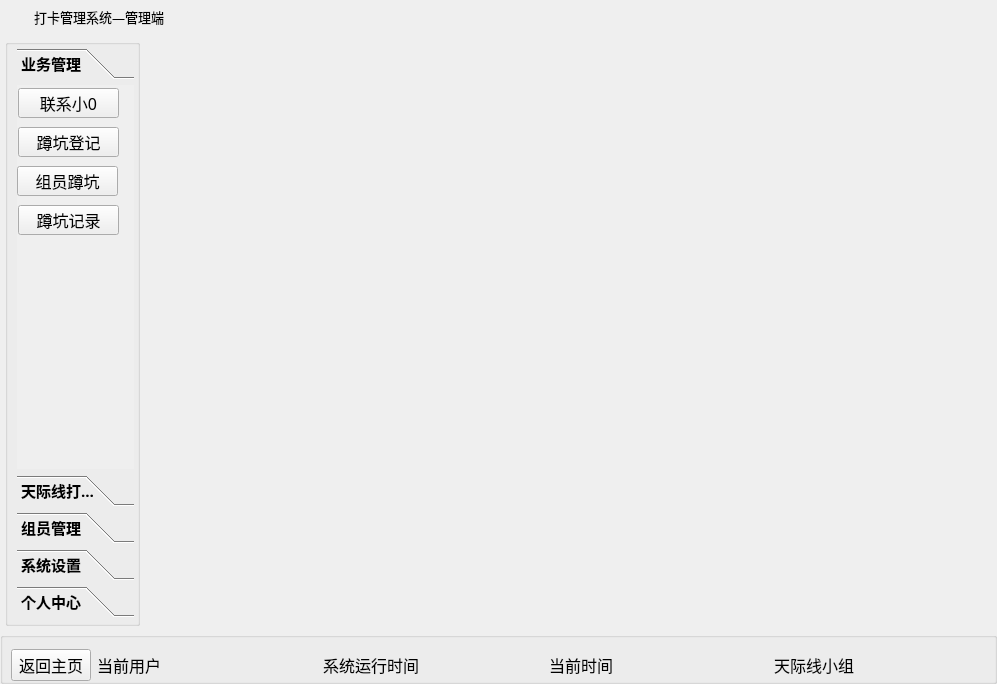
<?xml version="1.0" encoding="UTF-8"?>
<ui version="4.0">
 <class>Widget</class>
 <widget class="QWidget" name="Widget">
  <property name="geometry">
   <rect>
    <x>0</x>
    <y>0</y>
    <width>997</width>
    <height>684</height>
   </rect>
  </property>
  <property name="windowTitle">
   <string>Widget</string>
  </property>
  <layout class="QVBoxLayout" name="verticalLayout_4">
   <property name="leftMargin">
    <number>0</number>
   </property>
   <property name="topMargin">
    <number>0</number>
   </property>
   <property name="rightMargin">
    <number>0</number>
   </property>
   <property name="bottomMargin">
    <number>0</number>
   </property>
   <item>
    <layout class="QVBoxLayout" name="verticalLayout_3">
     <item>
      <widget class="QWidget" name="widget_title" native="true">
       <property name="sizePolicy">
        <sizepolicy hsizetype="Preferred" vsizetype="Maximum">
         <horstretch>0</horstretch>
         <verstretch>0</verstretch>
        </sizepolicy>
       </property>
       <property name="minimumSize">
        <size>
         <width>100</width>
         <height>33</height>
        </size>
       </property>
       <property name="mouseTracking">
        <bool>false</bool>
       </property>
       <layout class="QHBoxLayout" name="horizontalLayout_2" stretch="0,0,0">
        <property name="spacing">
         <number>4</number>
        </property>
        <property name="sizeConstraint">
         <enum>QLayout::SetNoConstraint</enum>
        </property>
        <property name="leftMargin">
         <number>0</number>
        </property>
        <property name="topMargin">
         <number>0</number>
        </property>
        <property name="rightMargin">
         <number>0</number>
        </property>
        <property name="bottomMargin">
         <number>0</number>
        </property>
        <item>
         <widget class="QLabel" name="lab_Ico">
          <property name="sizePolicy">
           <sizepolicy hsizetype="Minimum" vsizetype="Preferred">
            <horstretch>0</horstretch>
            <verstretch>0</verstretch>
           </sizepolicy>
          </property>
          <property name="minimumSize">
           <size>
            <width>30</width>
            <height>0</height>
           </size>
          </property>
          <property name="text">
           <string/>
          </property>
          <property name="alignment">
           <set>Qt::AlignCenter</set>
          </property>
         </widget>
        </item>
        <item>
         <widget class="QLabel" name="lab_Title">
          <property name="sizePolicy">
           <sizepolicy hsizetype="Expanding" vsizetype="Preferred">
            <horstretch>0</horstretch>
            <verstretch>0</verstretch>
           </sizepolicy>
          </property>
          <property name="font">
           <font>
            <family>微软雅黑</family>
            <pointsize>10</pointsize>
            <weight>50</weight>
            <italic>false</italic>
            <bold>false</bold>
           </font>
          </property>
          <property name="styleSheet">
           <string notr="true">font: 10pt &quot;微软雅黑&quot;;</string>
          </property>
          <property name="text">
           <string>打卡管理系统—管理端</string>
          </property>
          <property name="alignment">
           <set>Qt::AlignLeading|Qt::AlignLeft|Qt::AlignVCenter</set>
          </property>
         </widget>
        </item>
        <item>
         <widget class="QWidget" name="widget_menu" native="true">
          <property name="sizePolicy">
           <sizepolicy hsizetype="Minimum" vsizetype="Preferred">
            <horstretch>0</horstretch>
            <verstretch>0</verstretch>
           </sizepolicy>
          </property>
          <layout class="QHBoxLayout" name="horizontalLayout">
           <property name="spacing">
            <number>0</number>
           </property>
           <property name="leftMargin">
            <number>0</number>
           </property>
           <property name="topMargin">
            <number>0</number>
           </property>
           <property name="rightMargin">
            <number>0</number>
           </property>
           <property name="bottomMargin">
            <number>0</number>
           </property>
           <item>
            <widget class="QPushButton" name="btnMenu">
             <property name="sizePolicy">
              <sizepolicy hsizetype="Minimum" vsizetype="Expanding">
               <horstretch>0</horstretch>
               <verstretch>0</verstretch>
              </sizepolicy>
             </property>
             <property name="minimumSize">
              <size>
               <width>31</width>
               <height>0</height>
              </size>
             </property>
             <property name="cursor">
              <cursorShape>ArrowCursor</cursorShape>
             </property>
             <property name="focusPolicy">
              <enum>Qt::NoFocus</enum>
             </property>
             <property name="toolTip">
              <string>菜单</string>
             </property>
             <property name="text">
              <string/>
             </property>
             <property name="flat">
              <bool>true</bool>
             </property>
            </widget>
           </item>
           <item>
            <widget class="QPushButton" name="btnMenu_Min">
             <property name="sizePolicy">
              <sizepolicy hsizetype="Minimum" vsizetype="Expanding">
               <horstretch>0</horstretch>
               <verstretch>0</verstretch>
              </sizepolicy>
             </property>
             <property name="minimumSize">
              <size>
               <width>31</width>
               <height>0</height>
              </size>
             </property>
             <property name="cursor">
              <cursorShape>ArrowCursor</cursorShape>
             </property>
             <property name="focusPolicy">
              <enum>Qt::NoFocus</enum>
             </property>
             <property name="toolTip">
              <string>最小化</string>
             </property>
             <property name="text">
              <string/>
             </property>
             <property name="flat">
              <bool>true</bool>
             </property>
            </widget>
           </item>
           <item>
            <widget class="QPushButton" name="btnMenu_Max">
             <property name="sizePolicy">
              <sizepolicy hsizetype="Minimum" vsizetype="Expanding">
               <horstretch>0</horstretch>
               <verstretch>0</verstretch>
              </sizepolicy>
             </property>
             <property name="minimumSize">
              <size>
               <width>31</width>
               <height>0</height>
              </size>
             </property>
             <property name="cursor">
              <cursorShape>ArrowCursor</cursorShape>
             </property>
             <property name="focusPolicy">
              <enum>Qt::NoFocus</enum>
             </property>
             <property name="toolTip">
              <string>最大化</string>
             </property>
             <property name="text">
              <string/>
             </property>
             <property name="flat">
              <bool>true</bool>
             </property>
            </widget>
           </item>
           <item>
            <widget class="QPushButton" name="btnMenu_Close">
             <property name="sizePolicy">
              <sizepolicy hsizetype="Minimum" vsizetype="Expanding">
               <horstretch>0</horstretch>
               <verstretch>0</verstretch>
              </sizepolicy>
             </property>
             <property name="minimumSize">
              <size>
               <width>40</width>
               <height>0</height>
              </size>
             </property>
             <property name="cursor">
              <cursorShape>ArrowCursor</cursorShape>
             </property>
             <property name="focusPolicy">
              <enum>Qt::NoFocus</enum>
             </property>
             <property name="toolTip">
              <string>关闭</string>
             </property>
             <property name="text">
              <string/>
             </property>
             <property name="flat">
              <bool>true</bool>
             </property>
            </widget>
           </item>
          </layout>
         </widget>
        </item>
       </layout>
      </widget>
     </item>
     <item>
      <layout class="QHBoxLayout" name="horizontalLayout_4">
       <property name="leftMargin">
        <number>5</number>
       </property>
       <item>
        <widget class="QGroupBox" name="groupBox">
         <property name="sizePolicy">
          <sizepolicy hsizetype="Maximum" vsizetype="Preferred">
           <horstretch>0</horstretch>
           <verstretch>0</verstretch>
          </sizepolicy>
         </property>
         <property name="minimumSize">
          <size>
           <width>110</width>
           <height>0</height>
          </size>
         </property>
         <property name="title">
          <string/>
         </property>
         <layout class="QVBoxLayout" name="verticalLayout">
          <property name="leftMargin">
           <number>9</number>
          </property>
          <property name="topMargin">
           <number>3</number>
          </property>
          <property name="rightMargin">
           <number>3</number>
          </property>
          <property name="bottomMargin">
           <number>6</number>
          </property>
          <item>
           <widget class="QToolBox" name="toolBox">
            <property name="sizePolicy">
             <sizepolicy hsizetype="Maximum" vsizetype="Preferred">
              <horstretch>0</horstretch>
              <verstretch>0</verstretch>
             </sizepolicy>
            </property>
            <property name="minimumSize">
             <size>
              <width>93</width>
              <height>0</height>
             </size>
            </property>
            <property name="font">
             <font>
              <family>楷体</family>
              <pointsize>11</pointsize>
              <weight>75</weight>
              <bold>true</bold>
             </font>
            </property>
            <property name="cursor">
             <cursorShape>ArrowCursor</cursorShape>
            </property>
            <property name="styleSheet">
             <string notr="true"/>
            </property>
            <property name="currentIndex">
             <number>0</number>
            </property>
            <widget class="QWidget" name="page_5">
             <property name="geometry">
              <rect>
               <x>0</x>
               <y>0</y>
               <width>192</width>
               <height>374</height>
              </rect>
             </property>
             <attribute name="label">
              <string>业务管理</string>
             </attribute>
             <widget class="QPushButton" name="pbnCheck">
              <property name="geometry">
               <rect>
                <x>1</x>
                <y>42</y>
                <width>101</width>
                <height>30</height>
               </rect>
              </property>
              <property name="minimumSize">
               <size>
                <width>0</width>
                <height>30</height>
               </size>
              </property>
              <property name="font">
               <font>
                <family>黑体</family>
                <pointsize>12</pointsize>
                <weight>9</weight>
                <italic>false</italic>
                <bold>false</bold>
               </font>
              </property>
              <property name="cursor">
               <cursorShape>OpenHandCursor</cursorShape>
              </property>
              <property name="toolTip">
               <string>来客登记</string>
              </property>
              <property name="styleSheet">
               <string notr="true">font: 75 12pt &quot;黑体&quot;;</string>
              </property>
              <property name="text">
               <string>蹲坑登记</string>
              </property>
             </widget>
             <widget class="QPushButton" name="pbnAsk">
              <property name="geometry">
               <rect>
                <x>1</x>
                <y>3</y>
                <width>101</width>
                <height>30</height>
               </rect>
              </property>
              <property name="minimumSize">
               <size>
                <width>0</width>
                <height>30</height>
               </size>
              </property>
              <property name="font">
               <font>
                <family>黑体</family>
                <pointsize>12</pointsize>
                <weight>9</weight>
                <italic>false</italic>
                <bold>false</bold>
               </font>
              </property>
              <property name="cursor">
               <cursorShape>OpenHandCursor</cursorShape>
              </property>
              <property name="toolTip">
               <string>前台中心</string>
              </property>
              <property name="styleSheet">
               <string notr="true">font: 75 12pt &quot;黑体&quot;;</string>
              </property>
              <property name="text">
               <string>联系小0</string>
              </property>
             </widget>
             <widget class="QPushButton" name="pbnHint">
              <property name="geometry">
               <rect>
                <x>1</x>
                <y>120</y>
                <width>101</width>
                <height>30</height>
               </rect>
              </property>
              <property name="minimumSize">
               <size>
                <width>0</width>
                <height>30</height>
               </size>
              </property>
              <property name="font">
               <font>
                <family>黑体</family>
                <pointsize>12</pointsize>
                <weight>9</weight>
                <italic>false</italic>
                <bold>false</bold>
               </font>
              </property>
              <property name="cursor">
               <cursorShape>OpenHandCursor</cursorShape>
              </property>
              <property name="toolTip">
               <string>功能开发中</string>
              </property>
              <property name="styleSheet">
               <string notr="true">font: 75 12pt &quot;黑体&quot;;</string>
              </property>
              <property name="text">
               <string>蹲坑记录</string>
              </property>
             </widget>
             <widget class="QPushButton" name="pbnCheckOut">
              <property name="geometry">
               <rect>
                <x>0</x>
                <y>81</y>
                <width>101</width>
                <height>30</height>
               </rect>
              </property>
              <property name="minimumSize">
               <size>
                <width>0</width>
                <height>30</height>
               </size>
              </property>
              <property name="font">
               <font>
                <family>黑体</family>
                <pointsize>12</pointsize>
                <weight>9</weight>
                <italic>false</italic>
                <bold>false</bold>
               </font>
              </property>
              <property name="cursor">
               <cursorShape>OpenHandCursor</cursorShape>
              </property>
              <property name="toolTip">
               <string>客务中心</string>
              </property>
              <property name="styleSheet">
               <string notr="true">font: 75 12pt &quot;黑体&quot;;</string>
              </property>
              <property name="text">
               <string>组员蹲坑</string>
              </property>
             </widget>
            </widget>
            <widget class="QWidget" name="page_9">
             <property name="geometry">
              <rect>
               <x>0</x>
               <y>0</y>
               <width>192</width>
               <height>374</height>
              </rect>
             </property>
             <attribute name="label">
              <string>天际线打卡‘信息</string>
             </attribute>
             <widget class="QPushButton" name="pbnRoomLock">
              <property name="geometry">
               <rect>
                <x>0</x>
                <y>41</y>
                <width>101</width>
                <height>30</height>
               </rect>
              </property>
              <property name="minimumSize">
               <size>
                <width>0</width>
                <height>30</height>
               </size>
              </property>
              <property name="font">
               <font>
                <family>黑体</family>
                <pointsize>12</pointsize>
                <weight>9</weight>
                <italic>false</italic>
                <bold>false</bold>
               </font>
              </property>
              <property name="cursor">
               <cursorShape>OpenHandCursor</cursorShape>
              </property>
              <property name="styleSheet">
               <string notr="true">font: 75 12pt &quot;黑体&quot;;</string>
              </property>
              <property name="text">
               <string>坑位浏览</string>
              </property>
             </widget>
             <widget class="QPushButton" name="pbnModify">
              <property name="geometry">
               <rect>
                <x>0</x>
                <y>78</y>
                <width>101</width>
                <height>30</height>
               </rect>
              </property>
              <property name="minimumSize">
               <size>
                <width>0</width>
                <height>30</height>
               </size>
              </property>
              <property name="font">
               <font>
                <family>黑体</family>
                <pointsize>12</pointsize>
                <weight>9</weight>
                <italic>false</italic>
                <bold>false</bold>
               </font>
              </property>
              <property name="cursor">
               <cursorShape>OpenHandCursor</cursorShape>
              </property>
              <property name="styleSheet">
               <string notr="true">font: 75 12pt &quot;黑体&quot;;</string>
              </property>
              <property name="text">
               <string>价格调整</string>
              </property>
             </widget>
             <widget class="QPushButton" name="pbnRoomInfo">
              <property name="geometry">
               <rect>
                <x>0</x>
                <y>4</y>
                <width>101</width>
                <height>30</height>
               </rect>
              </property>
              <property name="minimumSize">
               <size>
                <width>0</width>
                <height>30</height>
               </size>
              </property>
              <property name="font">
               <font>
                <family>黑体</family>
                <pointsize>12</pointsize>
                <weight>9</weight>
                <italic>false</italic>
                <bold>false</bold>
               </font>
              </property>
              <property name="cursor">
               <cursorShape>OpenHandCursor</cursorShape>
              </property>
              <property name="toolTip">
               <string>机器介绍</string>
              </property>
              <property name="styleSheet">
               <string notr="true">font: 75 12pt &quot;黑体&quot;;</string>
              </property>
              <property name="text">
               <string>坑位介绍</string>
              </property>
             </widget>
            </widget>
            <widget class="QWidget" name="page_6">
             <property name="geometry">
              <rect>
               <x>0</x>
               <y>0</y>
               <width>192</width>
               <height>374</height>
              </rect>
             </property>
             <attribute name="label">
              <string>组员管理</string>
             </attribute>
             <widget class="QPushButton" name="pbnRegisterInfo">
              <property name="geometry">
               <rect>
                <x>0</x>
                <y>0</y>
                <width>101</width>
                <height>30</height>
               </rect>
              </property>
              <property name="minimumSize">
               <size>
                <width>0</width>
                <height>30</height>
               </size>
              </property>
              <property name="font">
               <font>
                <family>黑体</family>
                <pointsize>12</pointsize>
                <weight>9</weight>
                <italic>false</italic>
                <bold>false</bold>
               </font>
              </property>
              <property name="cursor">
               <cursorShape>OpenHandCursor</cursorShape>
              </property>
              <property name="styleSheet">
               <string notr="true">font: 75 12pt &quot;黑体&quot;;</string>
              </property>
              <property name="text">
               <string>注册用户</string>
              </property>
             </widget>
            </widget>
            <widget class="QWidget" name="page_2">
             <property name="geometry">
              <rect>
               <x>0</x>
               <y>0</y>
               <width>192</width>
               <height>374</height>
              </rect>
             </property>
             <attribute name="label">
              <string>系统设置</string>
             </attribute>
             <widget class="QPushButton" name="pbnBackDatabase">
              <property name="geometry">
               <rect>
                <x>0</x>
                <y>0</y>
                <width>111</width>
                <height>30</height>
               </rect>
              </property>
              <property name="minimumSize">
               <size>
                <width>0</width>
                <height>30</height>
               </size>
              </property>
              <property name="font">
               <font>
                <family>黑体</family>
                <pointsize>12</pointsize>
                <weight>9</weight>
                <italic>false</italic>
                <bold>false</bold>
               </font>
              </property>
              <property name="cursor">
               <cursorShape>OpenHandCursor</cursorShape>
              </property>
              <property name="toolTip">
               <string>数据库备份</string>
              </property>
              <property name="styleSheet">
               <string notr="true">font: 75 12pt &quot;黑体&quot;;</string>
              </property>
              <property name="text">
               <string>数据备份</string>
              </property>
             </widget>
            </widget>
            <widget class="QWidget" name="page_3">
             <property name="geometry">
              <rect>
               <x>0</x>
               <y>0</y>
               <width>192</width>
               <height>374</height>
              </rect>
             </property>
             <attribute name="label">
              <string>个人中心</string>
             </attribute>
             <widget class="QPushButton" name="pbnModiftPwd">
              <property name="geometry">
               <rect>
                <x>0</x>
                <y>10</y>
                <width>101</width>
                <height>30</height>
               </rect>
              </property>
              <property name="minimumSize">
               <size>
                <width>0</width>
                <height>30</height>
               </size>
              </property>
              <property name="font">
               <font>
                <family>黑体</family>
                <pointsize>12</pointsize>
                <weight>9</weight>
                <italic>false</italic>
                <bold>false</bold>
               </font>
              </property>
              <property name="cursor">
               <cursorShape>OpenHandCursor</cursorShape>
              </property>
              <property name="toolTip">
               <string>修改密码</string>
              </property>
              <property name="styleSheet">
               <string notr="true">font: 75 12pt &quot;黑体&quot;;</string>
              </property>
              <property name="text">
               <string>修改密码</string>
              </property>
             </widget>
             <widget class="QPushButton" name="pbnLonBlog">
              <property name="geometry">
               <rect>
                <x>0</x>
                <y>50</y>
                <width>101</width>
                <height>30</height>
               </rect>
              </property>
              <property name="minimumSize">
               <size>
                <width>0</width>
                <height>30</height>
               </size>
              </property>
              <property name="font">
               <font>
                <family>黑体</family>
                <pointsize>12</pointsize>
                <weight>9</weight>
                <italic>false</italic>
                <bold>false</bold>
               </font>
              </property>
              <property name="cursor">
               <cursorShape>OpenHandCursor</cursorShape>
              </property>
              <property name="toolTip">
               <string>操作日志</string>
              </property>
              <property name="styleSheet">
               <string notr="true">font: 75 12pt &quot;黑体&quot;;</string>
              </property>
              <property name="text">
               <string>操作日志</string>
              </property>
             </widget>
            </widget>
           </widget>
          </item>
         </layout>
        </widget>
       </item>
       <item>
        <widget class="QStackedWidget" name="stackedWidget">
         <property name="styleSheet">
          <string notr="true"/>
         </property>
         <property name="currentIndex">
          <number>1</number>
         </property>
         <widget class="QWidget" name="page_7">
          <layout class="QVBoxLayout" name="verticalLayout_2">
           <item>
            <widget class="QLabel" name="label">
             <property name="styleSheet">
              <string notr="true">background-image: url(:/image/room/back.jpg);</string>
             </property>
             <property name="text">
              <string/>
             </property>
             <property name="pixmap">
              <pixmap resource="image.qrc">:/image/picture/4f834b60ae4564dea964abdefbaa2dad.jpg.source(1).png</pixmap>
             </property>
             <property name="scaledContents">
              <bool>true</bool>
             </property>
            </widget>
           </item>
          </layout>
         </widget>
         <widget class="QWidget" name="page_8"/>
        </widget>
       </item>
      </layout>
     </item>
     <item>
      <widget class="QGroupBox" name="groupBox_Down">
       <property name="sizePolicy">
        <sizepolicy hsizetype="Preferred" vsizetype="Maximum">
         <horstretch>0</horstretch>
         <verstretch>0</verstretch>
        </sizepolicy>
       </property>
       <property name="title">
        <string/>
       </property>
       <layout class="QHBoxLayout" name="horizontalLayout_3">
        <property name="leftMargin">
         <number>0</number>
        </property>
        <property name="topMargin">
         <number>11</number>
        </property>
        <property name="rightMargin">
         <number>0</number>
        </property>
        <property name="bottomMargin">
         <number>0</number>
        </property>
        <item>
         <spacer name="horizontalSpacer">
          <property name="orientation">
           <enum>Qt::Horizontal</enum>
          </property>
          <property name="sizeType">
           <enum>QSizePolicy::Maximum</enum>
          </property>
          <property name="sizeHint" stdset="0">
           <size>
            <width>8</width>
            <height>20</height>
           </size>
          </property>
         </spacer>
        </item>
        <item>
         <widget class="QPushButton" name="pbnbackhome">
          <property name="sizePolicy">
           <sizepolicy hsizetype="Maximum" vsizetype="Fixed">
            <horstretch>0</horstretch>
            <verstretch>0</verstretch>
           </sizepolicy>
          </property>
          <property name="font">
           <font>
            <family>楷体</family>
            <pointsize>12</pointsize>
           </font>
          </property>
          <property name="cursor">
           <cursorShape>OpenHandCursor</cursorShape>
          </property>
          <property name="toolTip">
           <string>返回主页</string>
          </property>
          <property name="text">
           <string>返回主页</string>
          </property>
         </widget>
        </item>
        <item>
         <widget class="QLabel" name="label_CurrentUser">
          <property name="font">
           <font>
            <pointsize>12</pointsize>
           </font>
          </property>
          <property name="text">
           <string>当前用户</string>
          </property>
         </widget>
        </item>
        <item>
         <widget class="QLabel" name="label_SoftTime">
          <property name="font">
           <font>
            <pointsize>12</pointsize>
           </font>
          </property>
          <property name="text">
           <string>系统运行时间</string>
          </property>
         </widget>
        </item>
        <item>
         <widget class="QLabel" name="label_CurrentTime">
          <property name="font">
           <font>
            <pointsize>12</pointsize>
           </font>
          </property>
          <property name="text">
           <string>当前时间</string>
          </property>
         </widget>
        </item>
        <item>
         <widget class="QLabel" name="label_CompanyName">
          <property name="font">
           <font>
            <pointsize>12</pointsize>
           </font>
          </property>
          <property name="text">
           <string>天际线小组</string>
          </property>
         </widget>
        </item>
       </layout>
      </widget>
     </item>
    </layout>
   </item>
  </layout>
 </widget>
 <layoutdefault spacing="6" margin="11"/>
 <resources>
  <include location="image.qrc"/>
 </resources>
 <connections/>
</ui>
